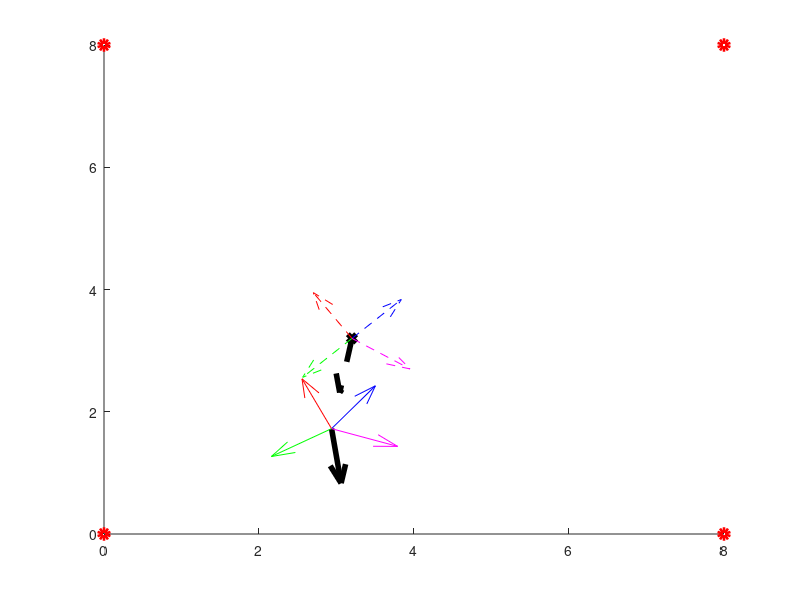
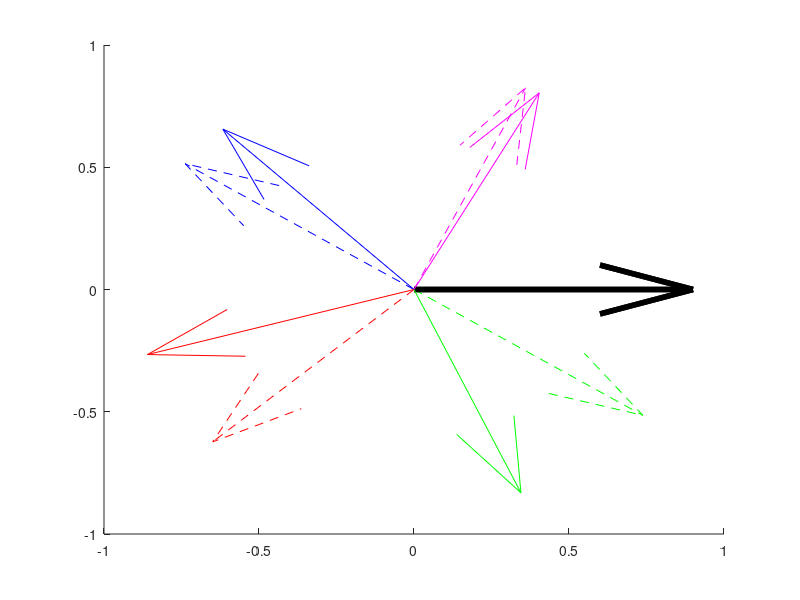

Reproduce these figures in MATLAB, in order.
clear all
close all
clc


side_length = 8;

%% Define beacon positions
beacons = [side_length, side_length;...
    0, side_length;...
    0, 0;...
    side_length, 0];

%% Randomly initialize robot state vector
%state_vector = [side_length*rand(), side_length*rand(), 2*pi*rand()];

state_vector = [side_length*0.4, side_length*0.4, 2*pi*rand()];

%% Plot beacons and robot
figure()
hold on
plot(beacons(:,1),beacons(:,2),'or','LineWidth',4)
plot(state_vector(:,1),state_vector(:,2),'xk','LineWidth',4)
quiver(state_vector(:,1),state_vector(:,2),cos(state_vector(:,3)),sin(state_vector(:,3)),'k','LineWidth',4,'LineStyle','--')

%% Generate theoretical beacon vectors based on robot current position
color = 'brgm';
vec_theory = zeros(4,2);

for i = 1:4
    
    vec_theory(i,1) = beacons(i,1) - state_vector(1);
    vec_theory(i,2) = beacons(i,2) - state_vector(2);
    mag = sqrt(vec_theory(i,1)*vec_theory(i,1) + vec_theory(i,2)*vec_theory(i,2));
    vec_theory(i,1) = vec_theory(i,1)/mag;
    vec_theory(i,2) = vec_theory(i,2)/mag;
    quiver(state_vector(:,1),state_vector(:,2),vec_theory(i,1),vec_theory(i,2),color(i),'LineStyle','--')
end

%% Randomly initialize robot state vector
%state_vector = [side_length*rand(), side_length*rand(), 2*pi*rand()];

state_vector_next = [state_vector(1)+1.5*cos(state_vector(3)), state_vector(2)+1.5*sin(state_vector(3)), state_vector(3)+pi*0.1];

%% Plot beacons and robot
% figure()
% hold on
% plot(beacons(:,1),beacons(:,2),'or','LineWidth',4)
% plot(state_vector(:,1),state_vector(:,2),'xk','LineWidth',4)
quiver(state_vector_next(:,1),state_vector_next(:,2),cos(state_vector_next(:,3)),sin(state_vector_next(:,3)),'k','LineWidth',4)

%% Generate theoretical beacon vectors based on robot current position
color = 'brgm';
vec_measured = zeros(4,2);

for i = 1:4
    
    vec_measured(i,1) = beacons(i,1) - state_vector_next(1);
    vec_measured(i,2) = beacons(i,2) - state_vector_next(2);
    mag = sqrt(vec_measured(i,1)*vec_measured(i,1) + vec_measured(i,2)*vec_measured(i,2));
    vec_measured(i,1) = vec_measured(i,1)/mag;
    vec_measured(i,2) = vec_measured(i,2)/mag;
    quiver(state_vector_next(:,1),state_vector_next(:,2),vec_measured(i,1),vec_measured(i,2),color(i))
end



%% Generate theoretical beacon vectors in robot referential
vec_theory = ([cos(state_vector(:,3)), sin(state_vector(:,3));-sin(state_vector(:,3)),cos(state_vector(:,3))]*vec_theory')';

figure()
hold on
quiver(0,0,1,0,'k','LineWidth',4)
quiver(0,0,vec_theory(1,1),vec_theory(1,2),color(1),'LineStyle','--')
quiver(0,0,vec_theory(2,1),vec_theory(2,2),color(2),'LineStyle','--')
quiver(0,0,vec_theory(3,1),vec_theory(3,2),color(3),'LineStyle','--')
quiver(0,0,vec_theory(4,1),vec_theory(4,2),color(4),'LineStyle','--')

%% Generate theoretical beacon vectors in robot referential
vec_measured = ([cos(state_vector_next(:,3)), sin(state_vector_next(:,3));-sin(state_vector_next(:,3)),cos(state_vector_next(:,3))]*vec_measured')';

quiver(0,0,1,0,'k','LineWidth',4)
quiver(0,0,vec_measured(1,1),vec_measured(1,2),color(1))
quiver(0,0,vec_measured(2,1),vec_measured(2,2),color(2))
quiver(0,0,vec_measured(3,1),vec_measured(3,2),color(3))
quiver(0,0,vec_measured(4,1),vec_measured(4,2),color(4))

% % angles_theory = atan2(vec_theory(:,2),vec_theory(:,1))*180/pi
% % angles_theory = mod(mod(angles_theory,360) + 360, 360)
% 
% %% Generate noise to simulate measured beacon vectors
% 
% angle_noise_sigma = 2;
% angle_measured = -ones(5,1);
% vec_measured = zeros(5,2);
% oddsNotMeasured = 0.25;
% oddsFalse = 0.25;
% 
% for ii = 1:size(vec_theory,1)
%     
%     isMeasured = rand();
%     if isMeasured > oddsNotMeasured
%         
%         angle_noise =  random(makedist('Normal','mu',0,'sigma',angle_noise_sigma/180*pi));
%         angle_measured(ii,1) = atan2(vec_theory(ii,2),vec_theory(ii,1)) + angle_noise;
%         angle_measured(ii,1) =  mod(mod(angle_measured(ii,1),2*pi) + 2*pi, 2*pi);
%         vec_measured(ii,:) = [cos(angle_measured(ii,1)), sin(angle_measured(ii,1))];
%         quiver(0,0,vec_measured(ii,1),vec_measured(ii,2),color(ii),'LineStyle','--')
%     else
%         isFalse = rand();
%         if isFalse < oddsFalse
%             angle_measured(ii,1) = 2*pi*rand();
%             angle_measured(ii,1) =  mod(mod(angle_measured(ii,1),2*pi) + 2*pi, 2*pi);
%             vec_measured(ii,:) = [cos(angle_measured(ii,1)),sin(angle_measured(ii,1))];
%             quiver(0,0,vec_measured(ii,1),vec_measured(ii,2),'k','LineStyle','--')
%         end
% 
%     end
%     
% end
% 
% isFalse = rand();
% if isFalse < oddsFalse
%     angle_measured(5,1) = 2*pi*rand();
%     angle_measured(5,1) =  mod(mod(angle_measured(5,1),2*pi) + 2*pi, 2*pi);
%     vec_measured(5,:) = [cos(angle_measured(5,1)),sin(angle_measured(5,1))];
%     quiver(0,0,vec_measured(5,1),vec_measured(5,2),'k','LineStyle','--')
% end
% 
% temp_angle_measured = sort(angle_measured(angle_measured >= 0));
% nb_measured = length(temp_angle_measured);
% angle_measured(1:nb_measured) = temp_angle_measured;
% if nb_measured < 5
%     angle_measured(nb_measured+1:end) = -ones(1,nb_measured-1);
% end
% 
% x = state_vector(1)
% y = state_vector(2)
% theta = state_vector(3)
% 
% %% clearing of variables so that we only have the state vector (estimate) and measurement
% 
% clear angle_noise angle_noise_sigma color i ii isFalse isMeasured mag nb_measured oddsFalse...
%     oddsNotMeasured temp_angle_measured vec_measured vec_theory
% 
% %% 
% 
% 
% 
